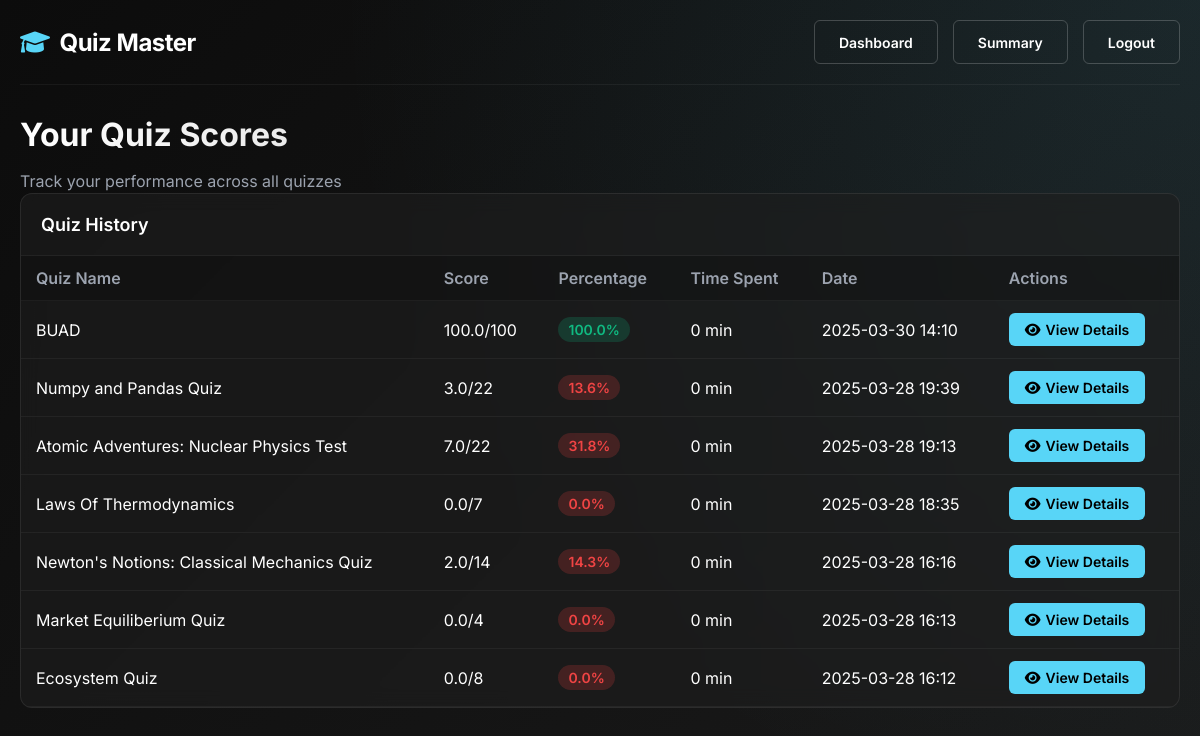
Page /user/scores (signed in) on the committed database.
### models.py (models this page shows, shortened)
class Quiz(db.Model):
    __tablename__ = 'quizzes'
    id = db.Column(db.Integer, primary_key=True)
    name = db.Column(db.String(120), nullable=False, index=True)
    chapter_id = db.Column(db.Integer, db.ForeignKey('chapters.id'), nullable=False)
    description = db.Column(db.Text)
    instructions = db.Column(db.Text)
    quiz_type = db.Column(db.String(20), default="assessment")
    passing_score = db.Column(db.Float, default=0.0)  # Minimum score to pass
    allow_retake = db.Column(db.Boolean, default=True)
    max_attempts = db.Column(db.Integer, default=1)  # 0 means unlimited
    show_answers = db.Column(db.Boolean, default=True)  # Show correct answers after quiz
    randomize_questions = db.Column(db.Boolean, default=False)
    date_of_quiz = db.Column(db.Date)
    time_duration = db.Column(db.Integer)  # Duration in minutes
    start_time = db.Column(db.DateTime, index=True)
    end_time = db.Column(db.DateTime, index=True)
    is_active = db.Column(db.Boolean, default=True)
    created_at = db.Column(db.DateTime, default=datetime.utcnow)
    created_by = db.Column(db.Integer, db.ForeignKey('users.id'))
    questions = db.relationship('Question', backref='quiz', cascade="all, delete-orphan", lazy=True)
    scores = db.relationship('Score', backref='quiz', cascade="all, delete-orphan", lazy=True)
    tags = db.relationship('QuizTag', backref='quiz', cascade="all, delete-orphan", lazy=True)
    creator = db.relationship('User', foreign_keys=[created_by], backref='created_quizzes')

class Score(db.Model):
    __tablename__ = 'scores'
    id = db.Column(db.Integer, primary_key=True)
    quiz_id = db.Column(db.Integer, db.ForeignKey('quizzes.id'), nullable=False)
    user_id = db.Column(db.Integer, db.ForeignKey('users.id'), nullable=False)
    total_scored = db.Column(db.Float, nullable=False, default=0.0)
    time_spent = db.Column(db.Integer, nullable=False, default=0)  # in seconds
    time_stamp_of_attempt = db.Column(db.DateTime, default=datetime.utcnow, index=True)
    completion_status = db.Column(db.String(20), default='Completed')  # Completed, Partial, Abandoned
    total_questions = db.Column(db.Integer, default=0)
    questions_answered = db.Column(db.Integer, default=0)
    questions_correct = db.Column(db.Integer, default=0)
    percentile = db.Column(db.Float)  # Calculated percentile compared to others
    ip_address = db.Column(db.String(45))  # For security logging
    attempt_number = db.Column(db.Integer, default=1)  # For tracking multiple attempts
    device_info = db.Column(db.String(200))  # User agent or device info
    question_attempts = db.relationship('QuestionAttempt', backref='score', cascade="all, delete-orphan", lazy=True)
    comments = db.relationship('ScoreComment', backref='score', cascade="all, delete-orphan", lazy=True)
    __table_args__ = (
        db.UniqueConstraint('quiz_id', 'user_id', 'attempt_number', name='_quiz_user_attempt_uc'),
    )

### routes.py (the view)
@app_routes.route("/user/scores")
def user_scores():
    if session.get("role") != "user":
        flash("Access denied! Users only.", "danger")
        return redirect(url_for("app_routes.login"))
    try:
        user_id = session.get('user_id')
        user_scores = Score.query.filter_by(user_id=user_id).order_by(Score.time_stamp_of_attempt.desc()).all()
        scores = []
        for score in user_scores:
            quiz = Quiz.query.get(score.quiz_id)
            if not quiz:
                continue
            questions = Question.query.filter_by(quiz_id=quiz.id).all()
            max_possible_score = sum(q.marks for q in questions) if questions else 0
            score_percentage = (score.total_scored / max_possible_score * 100) if max_possible_score > 0 else 0
            scores.append({
                'quiz_name': quiz.name,
                'quiz_id': quiz.id,
                'score': score.total_scored,
                'max_score': max_possible_score,
                'percentage': score_percentage,
                'time_spent': score.time_spent / 60 if score.time_spent else 0,  # Convert to minutes
                'date': score.time_stamp_of_attempt,
                'score_id': score.id
            })
        return render_template("user_scores.html", scores=scores)
    except Exception as e:
        flash(f"Error loading scores: {str(e)}", "danger")
        return redirect(url_for("app_routes.user_dashboard"))

### routes.py (called while the page is built)
@app_routes.context_processor
def inject_responsive_elements():
    is_mobile = request.user_agent.platform in ['android', 'iphone'] or \
                'mobile' in request.user_agent.string.lower()
    return {
        'is_mobile': is_mobile,
        'current_year': datetime.now().year
    }  # Fixed: Added missing closing brace

### templates/user/user_scores.html (shortened to what this page needs)
{% extends "base.html" %}
{% block content %}
<div class="scores-header">
    <h1 class="scores-title">Your Quiz Scores</h1>
    <p class="scores-subtitle">Track your performance across all quizzes</p>
</div>
<div class="data-card">
    <div class="card-header">
        <h2 class="card-title">Quiz History</h2>
    </div>
    {% if scores %}
    <div class="table-responsive">
        <table class="data-table">
            <thead>
                <tr>
                    <th>Quiz Name</th>
                    <th>Score</th>
                    <th>Percentage</th>
                    <th>Time Spent</th>
                    <th>Date</th>
                    <th>Actions</th>
                </tr>
            </thead>
            <tbody>
                {% for score in scores %}
                <tr>
                    <td>{{ score.quiz_name }}</td>
                    <td>{{ score.score }}/{{ score.max_score }}</td>
                    <td>
                        {% set percentage = score.percentage|round(1) %}
                        <span class="percentage-badge
                            {% if percentage >= 80 %}percentage-high
                            {% elif percentage >= 60 %}percentage-medium
                            {% else %}percentage-low{% endif %}">
                            {{ percentage }}%
                        </span>
                    </td>
                    <td>{{ score.time_spent|round(1) }} min</td>
                    <td>{{ score.date.strftime('%Y-%m-%d %H:%M') }}</td>
                    <td>
                        <a href="{{ url_for('app_routes.view_attempt_details', quiz_id=score.quiz_id) }}" class="action-btn">
                            <i class="fas fa-eye"></i> View Details
                        </a>
                    </td>
                </tr>
                {% endfor %}
            </tbody>
        </table>
    </div>
    {% endif %}
</div>
{% endblock %}

### rows in the picture
Quiz: quiz_name "BUAD"
Score: score "100.0", date "2025-03-30 14:10"
Quiz: quiz_name "Numpy and Pandas Quiz"
Score: score "3.0", date "2025-03-28 19:39"
Quiz: quiz_name "Atomic Adventures: Nuclear Physics Test"
Score: score "7.0", date "2025-03-28 19:13"
Quiz: quiz_name "Laws Of Thermodynamics"
Score: score "0.0", date "2025-03-28 18:35"
Quiz: quiz_name "Newton's Notions: Classical Mechanics Quiz"
Score: score "2.0", date "2025-03-28 16:16"
Quiz: quiz_name "Market Equiliberium Quiz"
Score: score "0.0", date "2025-03-28 16:13"
Quiz: quiz_name "Ecosystem Quiz"
Score: score "0.0", date "2025-03-28 16:12"

### other values in the picture
{{ score.max_score }} "100" "22" "22" "7" "14" "4" "8"
{{ percentage }} "100.0" "13.6" "31.8" "0.0" "14.3" "0.0" "0.0"
{{ score.time_spent|round(1) }} "0" "0" "0" "0" "0" "0" "0"
